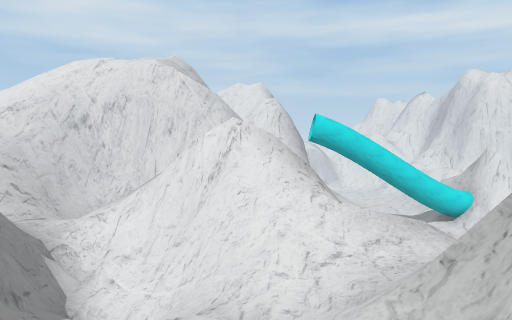
[1] (above)

24 first-person views from a walk through a Unity game level. The camera is 1.5 m above the floor, tilts 2° down and sees 70° across. The floor is counted in squares, 2 m on a side. Each view is taken from the middle of a square. On the plan, view 1 faces up. The plan holds only what a view shows up to about 11 squares ahead; the rest is blank. The place goes on beyond the plan.

[2]
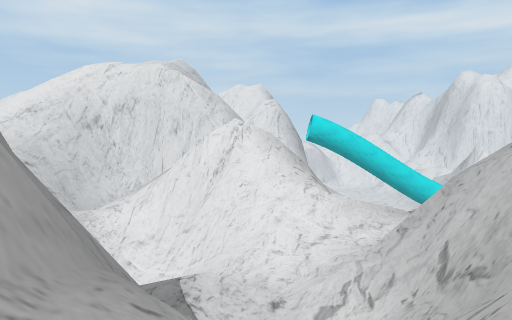

[3]
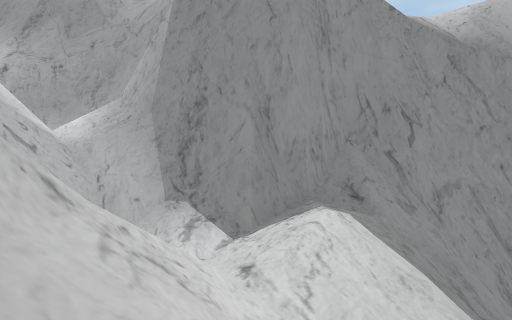

[4]
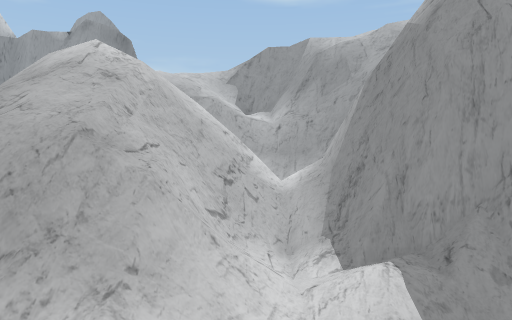

[5]
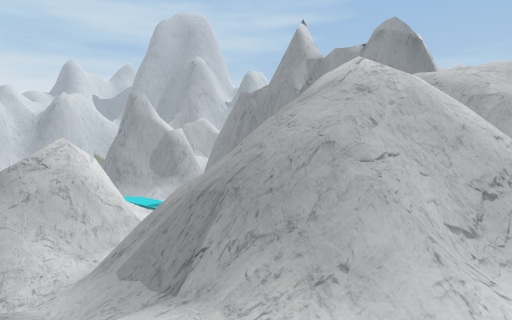

[6]
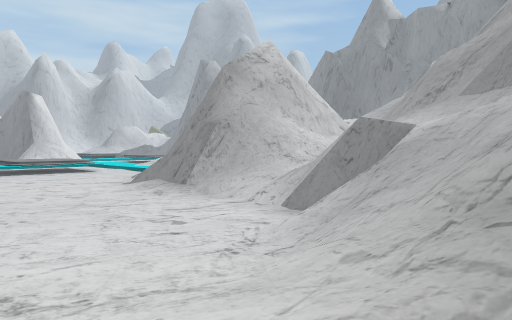

[7]
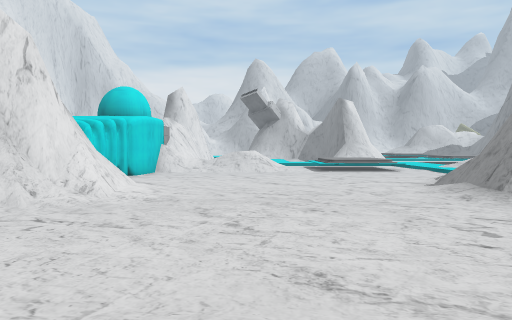

[8]
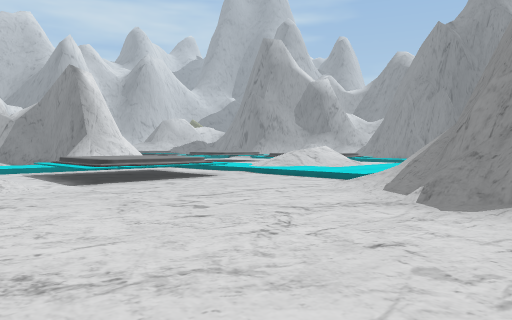

[9]
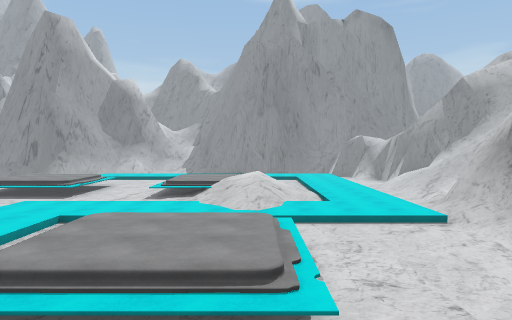

[10]
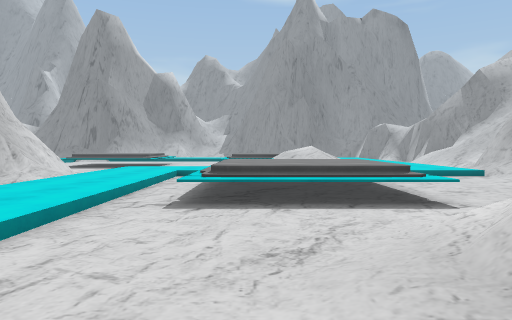

[11]
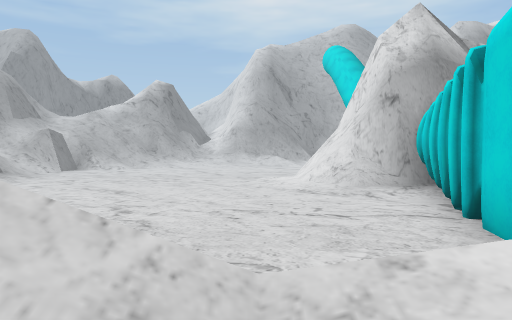

[12]
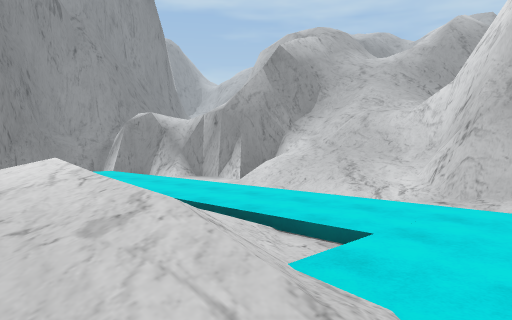

[13]
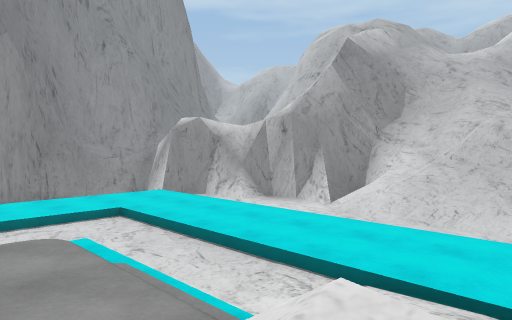

[14]
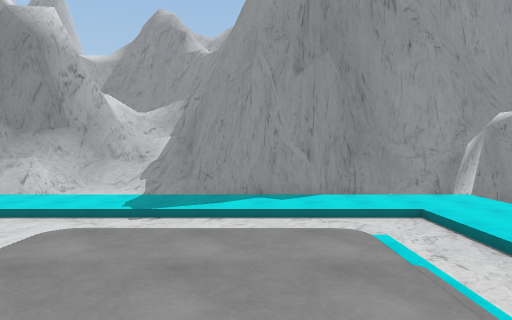

[15]
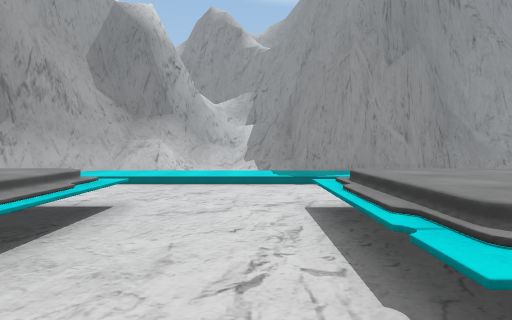

[16]
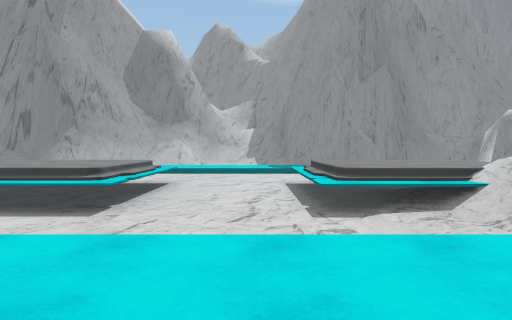

[17]
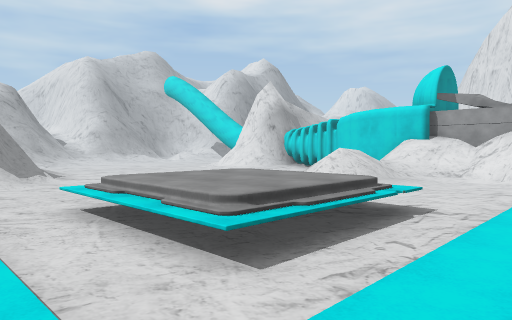

[18]
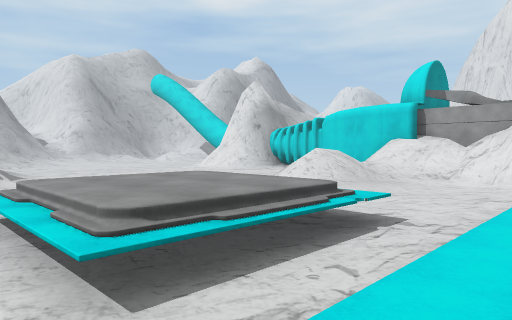

[19]
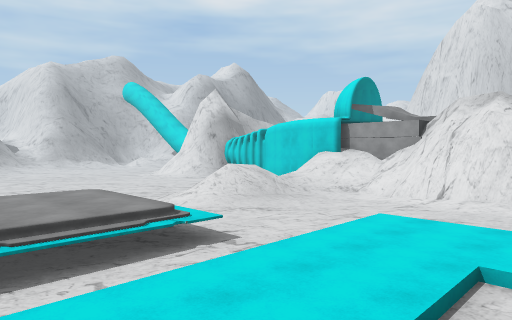

[20]
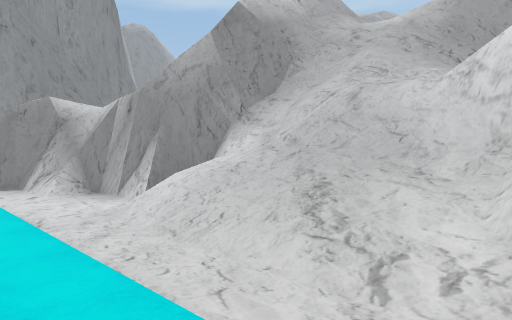

[21]
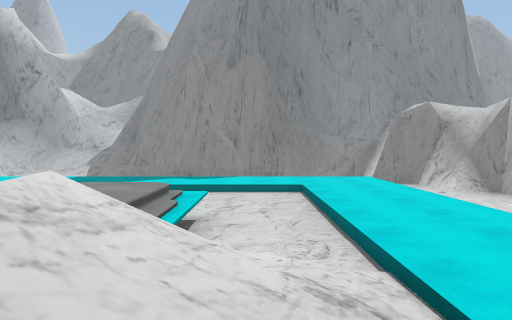

[22]
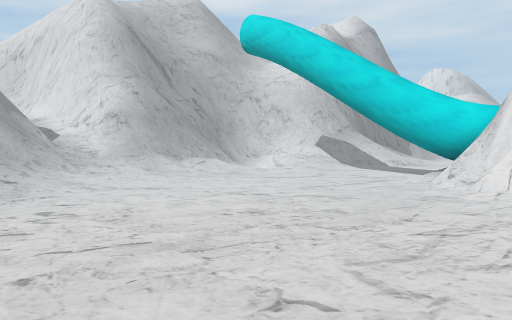

[23]
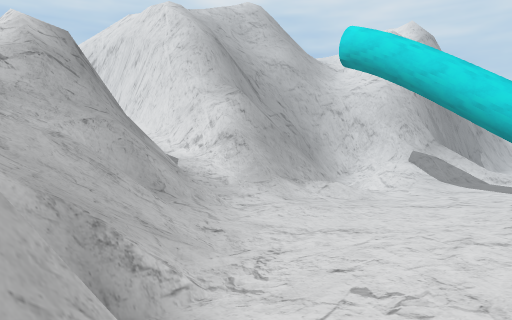

[24]
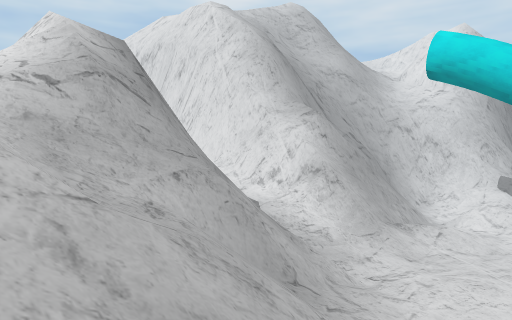

### Floor plan
Key: @ floor where view 1 was taken; # wall or solid block; x gap in a wall; . main floor; : floor 1 m higher than the main floor; + floor 1.25 m higher than the main floor; * floor 4 m higher than the main floor; % floor 4.5 m higher than the main floor; & floor 5 m higher than the main floor; $ floor 9 m higher than the main floor; / step, stairs or slope; = window, fence, low wall or low ledge; ^ raised ledge; v drop or lower ground; O other object.
Columns run from 7 left of view 1 to 28 right of it. Each row starts with its distance up from view 1.
 18           ........#^###### ####^^
 17          =#.......#^=.....##/==^^
 16          ^^:/.............=///==#
 15       v  ^^/..............///.....
 14       ^^^#=/.............. //.....
 13      ^###=//.............. //.....
 12       # ==//..............//......
 11 =     ===#////....................
 10 =/ //  /v=/=//.............OOOO...
  9 ////==v#x#/////............OOOO...
  8   ////#///////#///##=/.....OOOO.../
  7   ==//=///////////#^^#/....OOOO.../#
  6    ^/////%%*//////#^ #/........... ^
  5    ^/ /////=v#/=//=^ #=............^
  4    ^=////==v///v//^ ^==..../......
  3    ^^/&//#=////  /^^^^/.../:/......
  2     ^^=//##////    =//..../+///..OO
  1      ^^==^v///==///////...//::/..OOO
  0     v ^@==/////////////....   /..OOO
 -1     v ^/=     /////////....O  /..OOO
 -2       =       $/////#/...../  /..O
 -3     v^=/      ///=##^#......  .....
 -4    vv##= ==    =^=^^=#.............
 -5     //// //        =v=..............
 -6      ==/             #=............/
 -7      v#=             ##/..    ...//=
 -8       v              ==//#^^^^//.//^

Where each view was taken, in squares from view 1:
view 1: 0 up, 0 right, facing up
view 2: 1 down, 0 right, facing up
view 3: 5 up, 2 right, facing down-left
view 4: 8 up, 1 right, facing down
view 5: 8 up, 0 right, facing down-right
view 6: 13 up, 4 right, facing down-right
view 7: 13 up, 4 right, facing right
view 8: 13 up, 12 right, facing down-right
view 9: 13 up, 20 right, facing down
view 10: 15 up, 22 right, facing down
view 11: 15 up, 21 right, facing left
view 12: 5 up, 21 right, facing down-left
view 13: 2 up, 21 right, facing down-left
view 14: 2 up, 21 right, facing down
view 15: 3 up, 24 right, facing down
view 16: 6 up, 24 right, facing down
view 17: 5 up, 25 right, facing up-left
view 18: 6 up, 25 right, facing up-left
view 19: 7 up, 27 right, facing up-left
view 20: 3 up, 17 right, facing down-left
view 21: 3 up, 19 right, facing down
view 22: 9 up, 13 right, facing up-left
view 23: 7 up, 10 right, facing up-left
view 24: 7 up, 7 right, facing up-left
